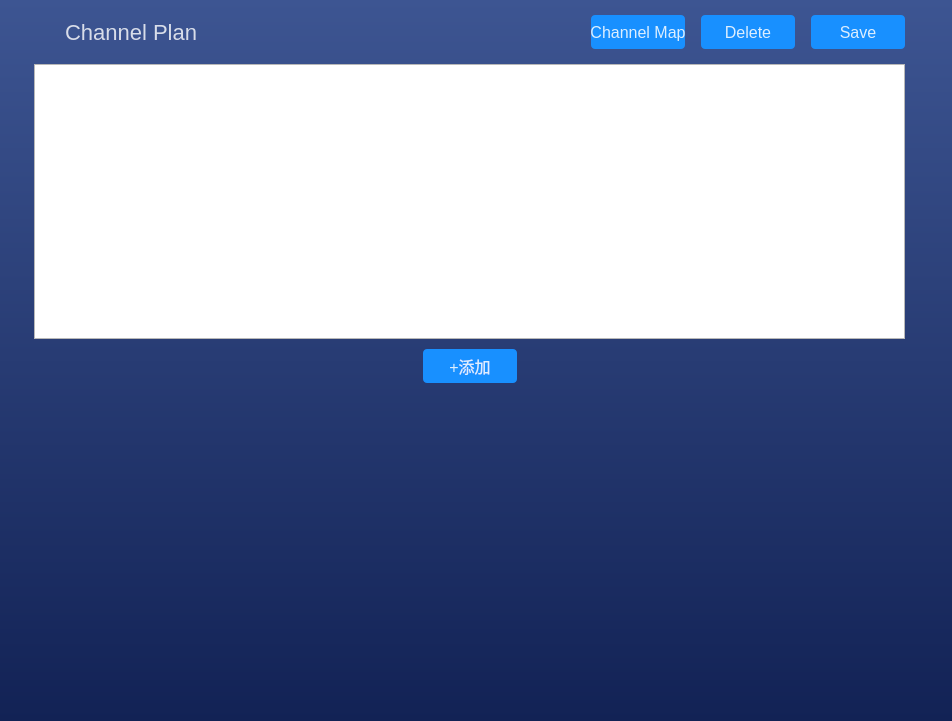
<?xml version="1.0" encoding="UTF-8"?>
<ui version="4.0">
 <class>CChannelPlanWidget</class>
 <widget class="QWidget" name="CChannelPlanWidget">
  <property name="geometry">
   <rect>
    <x>0</x>
    <y>0</y>
    <width>952</width>
    <height>721</height>
   </rect>
  </property>
  <property name="windowTitle">
   <string>Form</string>
  </property>
  <layout class="QVBoxLayout" name="verticalLayout">
   <property name="spacing">
    <number>0</number>
   </property>
   <property name="leftMargin">
    <number>0</number>
   </property>
   <property name="topMargin">
    <number>0</number>
   </property>
   <property name="rightMargin">
    <number>0</number>
   </property>
   <property name="bottomMargin">
    <number>0</number>
   </property>
   <item>
    <widget class="QWidget" name="channelPlanContainer" native="true">
     <property name="styleSheet">
      <string notr="true">#channelPlanContainer{
background-color: qlineargradient(spread:pad, x1:1, y1:0, x2:1, y2:1, stop:0 #3D5592, stop:1 #122255);
}</string>
     </property>
     <layout class="QVBoxLayout" name="verticalLayout_3">
      <property name="spacing">
       <number>0</number>
      </property>
      <property name="leftMargin">
       <number>34</number>
      </property>
      <property name="topMargin">
       <number>0</number>
      </property>
      <property name="rightMargin">
       <number>47</number>
      </property>
      <property name="bottomMargin">
       <number>34</number>
      </property>
      <item>
       <layout class="QVBoxLayout" name="verticalLayout_2" stretch="0,0,0,1">
        <property name="spacing">
         <number>0</number>
        </property>
        <item>
         <layout class="QVBoxLayout" name="verticalLayout_4">
          <item>
           <widget class="QWidget" name="horizontalWidget" native="true">
            <property name="minimumSize">
             <size>
              <width>0</width>
              <height>64</height>
             </size>
            </property>
            <property name="maximumSize">
             <size>
              <width>16777215</width>
              <height>64</height>
             </size>
            </property>
            <property name="styleSheet">
             <string notr="true">QPushButton {
	width: 94px;
height: 34px;
background: #1890ff;
border-radius: 4px;
font-size: 16px;
font-weight: normal;
color: rgba(255,255,255,0.85);
}

QPushButton ::hover{
	width: 94px;
height: 34px;
background: #1890ff;
border-radius: 4px;
font-size: 16px;
font-weight: normal;
color: rgba(255,255,255,1);
}</string>
            </property>
            <layout class="QHBoxLayout" name="horizontalLayout">
             <property name="spacing">
              <number>0</number>
             </property>
             <property name="leftMargin">
              <number>0</number>
             </property>
             <property name="topMargin">
              <number>0</number>
             </property>
             <property name="rightMargin">
              <number>0</number>
             </property>
             <property name="bottomMargin">
              <number>0</number>
             </property>
             <item>
              <widget class="QLabel" name="label_2">
               <property name="minimumSize">
                <size>
                 <width>22</width>
                 <height>22</height>
                </size>
               </property>
               <property name="maximumSize">
                <size>
                 <width>22</width>
                 <height>22</height>
                </size>
               </property>
               <property name="styleSheet">
                <string notr="true">image: url(:/Optimus/images/trainPage/channelPlan.svg);</string>
               </property>
               <property name="text">
                <string/>
               </property>
              </widget>
             </item>
             <item>
              <spacer name="horizontalSpacer_4">
               <property name="orientation">
                <enum>Qt::Horizontal</enum>
               </property>
               <property name="sizeType">
                <enum>QSizePolicy::Fixed</enum>
               </property>
               <property name="sizeHint" stdset="0">
                <size>
                 <width>9</width>
                 <height>20</height>
                </size>
               </property>
              </spacer>
             </item>
             <item>
              <widget class="QLabel" name="label">
               <property name="styleSheet">
                <string notr="true">
font-size: 22px;
font-weight: normal;
color: rgba(255,255,255,0.80);</string>
               </property>
               <property name="text">
                <string>Channel Plan</string>
               </property>
              </widget>
             </item>
             <item>
              <spacer name="horizontalSpacer">
               <property name="orientation">
                <enum>Qt::Horizontal</enum>
               </property>
               <property name="sizeHint" stdset="0">
                <size>
                 <width>40</width>
                 <height>20</height>
                </size>
               </property>
              </spacer>
             </item>
             <item>
              <widget class="QPushButton" name="mapbtn">
               <property name="styleSheet">
                <string notr="true">QPushButton {
width: 94px;
height: 34px;
background: #1890ff;
border-radius: 4px;
font-size: 16px;
font-weight: normal;
color: rgba(255,255,255,0.85);

}

QPushButton::hover {
width: 94px;
height: 34px;
background: #1890ff;
border-radius: 4px;
font-size: 16px;
font-weight: normal;
color: rgba(255,255,255,1);

}</string>
               </property>
               <property name="text">
                <string>Channel Map</string>
               </property>
              </widget>
             </item>
             <item>
              <spacer name="horizontalSpacer_2">
               <property name="orientation">
                <enum>Qt::Horizontal</enum>
               </property>
               <property name="sizeType">
                <enum>QSizePolicy::Fixed</enum>
               </property>
               <property name="sizeHint" stdset="0">
                <size>
                 <width>16</width>
                 <height>20</height>
                </size>
               </property>
              </spacer>
             </item>
             <item>
              <widget class="QPushButton" name="deletebtn">
               <property name="styleSheet">
                <string notr="true">QPushButton {
width: 94px;
height: 34px;
background: #1890ff;
border-radius: 4px;
font-size: 16px;
font-weight: normal;
color: rgba(255,255,255,0.85);

}

QPushButton::hover {
width: 94px;
height: 34px;
background: #1890ff;
border-radius: 4px;
font-size: 16px;
font-weight: normal;
color: rgba(255,255,255,1);

}</string>
               </property>
               <property name="text">
                <string>Delete</string>
               </property>
              </widget>
             </item>
             <item>
              <spacer name="horizontalSpacer_3">
               <property name="orientation">
                <enum>Qt::Horizontal</enum>
               </property>
               <property name="sizeType">
                <enum>QSizePolicy::Fixed</enum>
               </property>
               <property name="sizeHint" stdset="0">
                <size>
                 <width>16</width>
                 <height>20</height>
                </size>
               </property>
              </spacer>
             </item>
             <item>
              <widget class="QPushButton" name="savebtn">
               <property name="styleSheet">
                <string notr="true">QPushButton {
width: 94px;
height: 34px;
background: #1890ff;
border-radius: 4px;
font-size: 16px;
font-weight: normal;
color: rgba(255,255,255,0.85);

}

QPushButton::hover {
width: 94px;
height: 34px;
background: #1890ff;
border-radius: 4px;
font-size: 16px;
font-weight: normal;
color: rgba(255,255,255,1);

}</string>
               </property>
               <property name="text">
                <string>Save</string>
               </property>
              </widget>
             </item>
            </layout>
           </widget>
          </item>
          <item>
           <widget class="QTableWidget" name="tableWidget">
            <property name="minimumSize">
             <size>
              <width>0</width>
              <height>275</height>
             </size>
            </property>
            <property name="styleSheet">
             <string notr="true"/>
            </property>
            <attribute name="horizontalHeaderMinimumSectionSize">
             <number>0</number>
            </attribute>
            <attribute name="horizontalHeaderDefaultSectionSize">
             <number>0</number>
            </attribute>
            <attribute name="horizontalHeaderShowSortIndicator" stdset="0">
             <bool>false</bool>
            </attribute>
            <attribute name="horizontalHeaderStretchLastSection">
             <bool>false</bool>
            </attribute>
            <attribute name="verticalHeaderMinimumSectionSize">
             <number>50</number>
            </attribute>
            <attribute name="verticalHeaderDefaultSectionSize">
             <number>50</number>
            </attribute>
           </widget>
          </item>
          <item>
           <spacer name="verticalSpacer_2">
            <property name="orientation">
             <enum>Qt::Vertical</enum>
            </property>
            <property name="sizeType">
             <enum>QSizePolicy::Fixed</enum>
            </property>
            <property name="sizeHint" stdset="0">
             <size>
              <width>20</width>
              <height>10</height>
             </size>
            </property>
           </spacer>
          </item>
         </layout>
        </item>
        <item>
         <layout class="QHBoxLayout" name="horizontalLayout_6">
          <property name="topMargin">
           <number>0</number>
          </property>
          <item>
           <spacer name="horizontalSpacer_5">
            <property name="orientation">
             <enum>Qt::Horizontal</enum>
            </property>
            <property name="sizeHint" stdset="0">
             <size>
              <width>40</width>
              <height>20</height>
             </size>
            </property>
           </spacer>
          </item>
          <item>
           <widget class="QPushButton" name="insert">
            <property name="sizePolicy">
             <sizepolicy hsizetype="Fixed" vsizetype="Fixed">
              <horstretch>0</horstretch>
              <verstretch>0</verstretch>
             </sizepolicy>
            </property>
            <property name="styleSheet">
             <string notr="true">

QPushButton {
width: 94px;
height: 34px;
background: #1890ff;
border-radius: 4px;
font-size: 16px;
font-family: 'PingFangSC-Regular', 'PingFang SC', sans-serif, 'PingFangSC-Regular', 'PingFang SC', sans-serif-400;
font-weight: normal;
color: rgba(255,255,255,0.85);

}


QPushButton::hover {
width: 94px;
height: 34px;
background: #1890ff;
border-radius: 4px;
font-size: 16px;
font-weight: normal;
color: rgba(255,255,255,1);

}</string>
            </property>
            <property name="text">
             <string>+添加</string>
            </property>
           </widget>
          </item>
          <item>
           <spacer name="horizontalSpacer_6">
            <property name="orientation">
             <enum>Qt::Horizontal</enum>
            </property>
            <property name="sizeHint" stdset="0">
             <size>
              <width>40</width>
              <height>20</height>
             </size>
            </property>
           </spacer>
          </item>
         </layout>
        </item>
        <item>
         <spacer name="verticalSpacer">
          <property name="orientation">
           <enum>Qt::Vertical</enum>
          </property>
          <property name="sizeType">
           <enum>QSizePolicy::Expanding</enum>
          </property>
          <property name="sizeHint" stdset="0">
           <size>
            <width>20</width>
            <height>10</height>
           </size>
          </property>
         </spacer>
        </item>
        <item>
         <layout class="QVBoxLayout" name="verticalLayout_5">
          <property name="spacing">
           <number>0</number>
          </property>
          <item>
           <layout class="QHBoxLayout" name="brainAreaContainer"/>
          </item>
         </layout>
        </item>
       </layout>
      </item>
     </layout>
    </widget>
   </item>
  </layout>
 </widget>
 <resources>
  <include location="Optimus.qrc"/>
 </resources>
 <connections/>
</ui>
